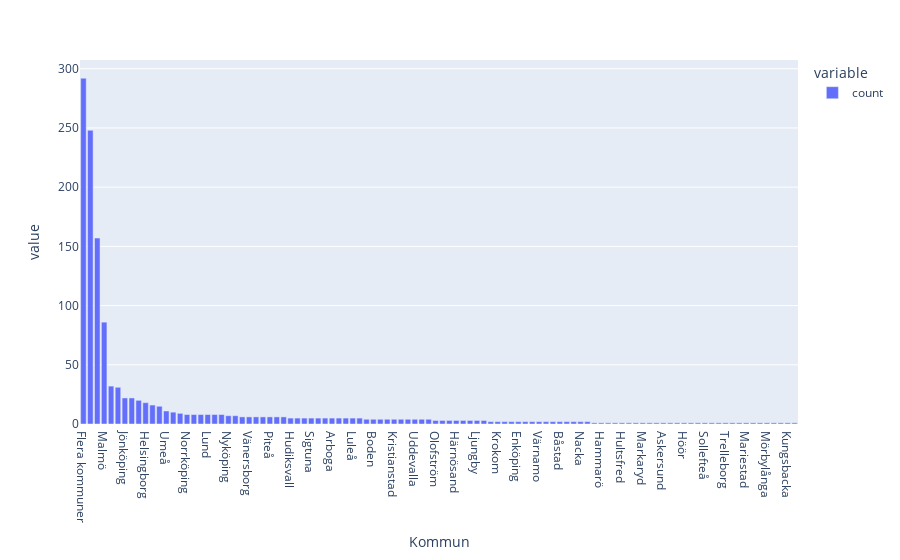

Notebook code for this chart:
### Code cell
px.bar(df["Kommun"].value_counts())

### Figure 1 — Plotly figure (JSON) as saved in the notebook; plotly's stock layout.template omitted (floating-point values rounded to 4 significant figures)
{"data": [{"hovertemplate": "variable=count<br>Kommun=%{x}<br>value=%{y}<extra></extra>", "legendgroup": "count", "marker": {"color": "#636efa", "pattern": {"shape": ""}}, "name": "count", "orientation": "v", "showlegend": true, "textposition": "auto", "type": "bar", "x": ["Flera kommuner", "Stockholm", "Göteborg", "Malmö", "Linköping", "Solna", "Jönköping", "Örebro", "Västerås", "Helsingborg", "Sundsvall", "Skellefteå", "Umeå", "Botkyrka", "Mölndal", "Norrköping", "Uppsala", "Borås", "Lund", "Växjö", "Södertälje", "Nyköping", "Trollhättan", "Halmstad", "Vänersborg", "Varberg", "Karlshamn", "Piteå", "Habo", "Nässjö", "Hudiksvall", "Borlänge", "Örnsköldsvik", "Sigtuna", "Karlskrona", "Skövde", "Arboga", "Gävle", "Hässleholm", "Luleå", "Karlstad", "Filipstad", "Boden", "Nynäshamn", "Härryda", "Kristianstad", "Eskilstuna", "Kalmar", "Uddevalla", "Lidköping", "Eslöv", "Olofström", "Oskarshamn", "Arvika", "Härnösand", "Skara", "Östersund", "Ljungby", "Kramfors", "Norrtälje", "Krokom", "Staffanstorp", "Sunne", "Enköping", "Sandviken", "Ängelholm", "Värnamo", "Tibro", "Forshaga", "Båstad", "Falun", "Falkenberg", "Nacka", "Tranås", "Osby", "Hammarö", "Ronneby", "Mora", "Hultsfred", "Sollentuna", "Västervik", "Markaryd", "Kungälv", "Motala", "Askersund", "Götene", "Eksjö", "Höör", "Älmhult", "Upplands-Bro", "Sollefteå", "Klippan", "Åre", "Trelleborg", "Lindesberg", "Vellinge", "Mariestad", "Håbo", "Svedala", "Mörbylånga", "Haninge", "Katrineholm", "Kungsbacka", "Leksand"], "xaxis": "x", "y": [292, 248, 157, 86, 32, 31, 22, 22, 20, 18, 16, 15, 11, 10, 9, 8, 8, 8, 8, 8, 8, 7, 7, 6, 6, 6, 6, 6, 6, 6, 5, 5, 5, 5, 5, 5, 5, 5, 5, 5, 5, 4, 4, 4, 4, 4, 4, 4, 4, 4, 4, 3, 3, 3, 3, 3, 3, 3, 3, 2, 2, 2, 2, 2, 2, 2, 2, 2, 2, 2, 2, 2, 2, 2, 1, 1, 1, 1, 1, 1, 1, 1, 1, 1, 1, 1, 1, 1, 1, 1, 1, 1, 1, 1, 1, 1, 1, 1, 1, 1, 1, 1, 1, 1], "yaxis": "y"}], "layout": {"barmode": "relative", "legend": {"title": {"text": "variable"}, "tracegroupgap": 0}, "margin": {"t": 60}, "xaxis": {"anchor": "y", "domain": [0, 1], "title": {"text": "Kommun"}}, "yaxis": {"anchor": "x", "domain": [0, 1], "title": {"text": "value"}}}}
